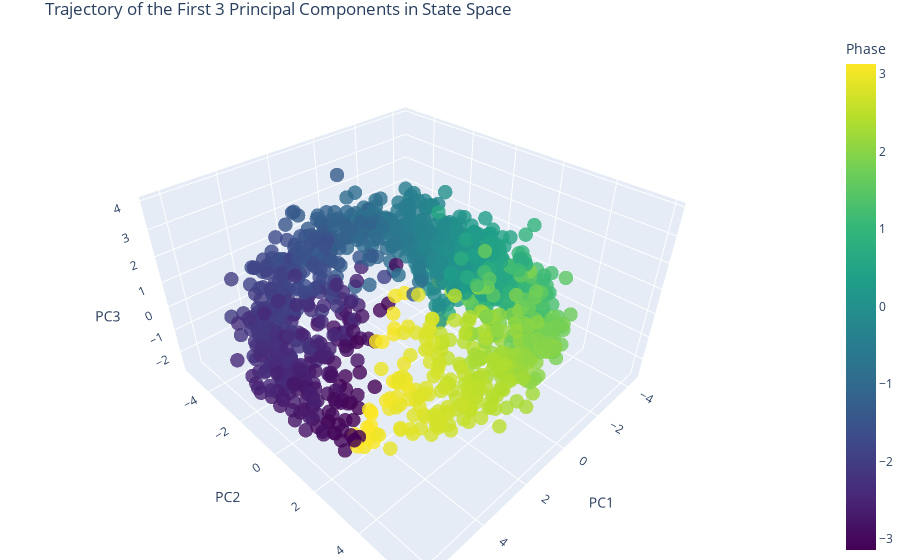

The cell this chart's notebook holds for it:
### Code cell
# Extract the first three PCs
pc1 = transformed_data[:, 0]
pc2 = transformed_data[:, 1]
pc3 = transformed_data[:, 2]

# Time steps for coloring
phase = np.array(pva_phase)

# Create the figure
fig = go.Figure(data=[go.Scatter3d(
    x=pc1[::4],
    y=pc2[::4],
    z=pc3[::4],
    mode='markers',
    marker=dict(
        size=5,
        color=phase[::4],  # Set color to time steps
        colorscale='Viridis',  # Choose a color scale
        colorbar=dict(title='Phase'),
        opacity=0.8
    )
)])

# Set the layout of the figure
fig.update_layout(
    title='Trajectory of the First 3 Principal Components in State Space',
    scene=dict(
        xaxis_title='PC1',
        yaxis_title='PC2',
        zaxis_title='PC3'
    ),
    margin=dict(l=0, r=0, b=0, t=30)
)

# Show the figure
fig.show()

### Figure 1 — Plotly figure (JSON) as saved in the notebook; plotly's stock layout.template omitted (floating-point values rounded to 4 significant figures; data arrays with more than 128 entries replaced by an {"elided": "..."} marker saying what was removed)
{"data": [{"marker": {"color": {"elided": "1543 float values"}, "colorbar": {"title": {"text": "Phase"}}, "colorscale": [[0, "#440154"], [0.1111, "#482878"], [0.2222, "#3e4989"], [0.3333, "#31688e"], [0.4444, "#26828e"], [0.5556, "#1f9e89"], [0.6667, "#35b779"], [0.7778, "#6ece58"], [0.8889, "#b5de2b"], [1, "#fde725"]], "opacity": 0.8, "size": 5}, "mode": "markers", "type": "scatter3d", "x": {"elided": "1543 float values"}, "y": {"elided": "1543 float values"}, "z": {"elided": "1543 float values"}}], "layout": {"margin": {"b": 0, "l": 0, "r": 0, "t": 30}, "scene": {"xaxis": {"title": {"text": "PC1"}}, "yaxis": {"title": {"text": "PC2"}}, "zaxis": {"title": {"text": "PC3"}}}, "title": {"text": "Trajectory of the First 3 Principal Components in State Space"}}}
